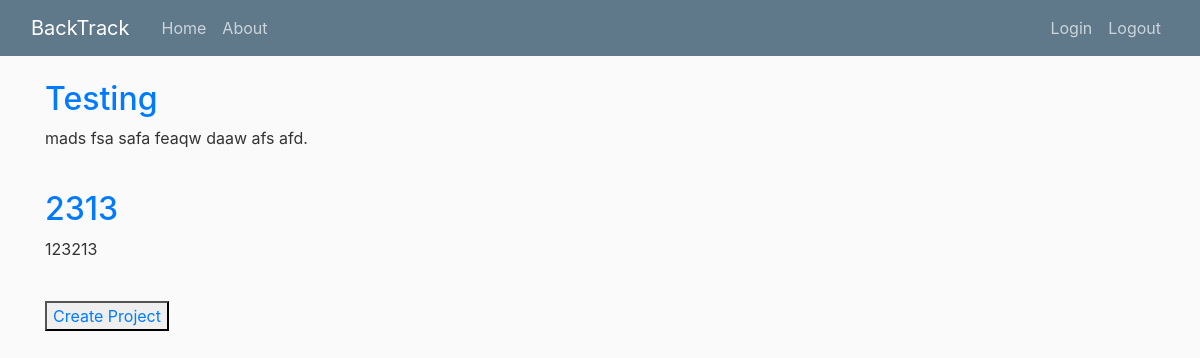
The app's page /, older data.
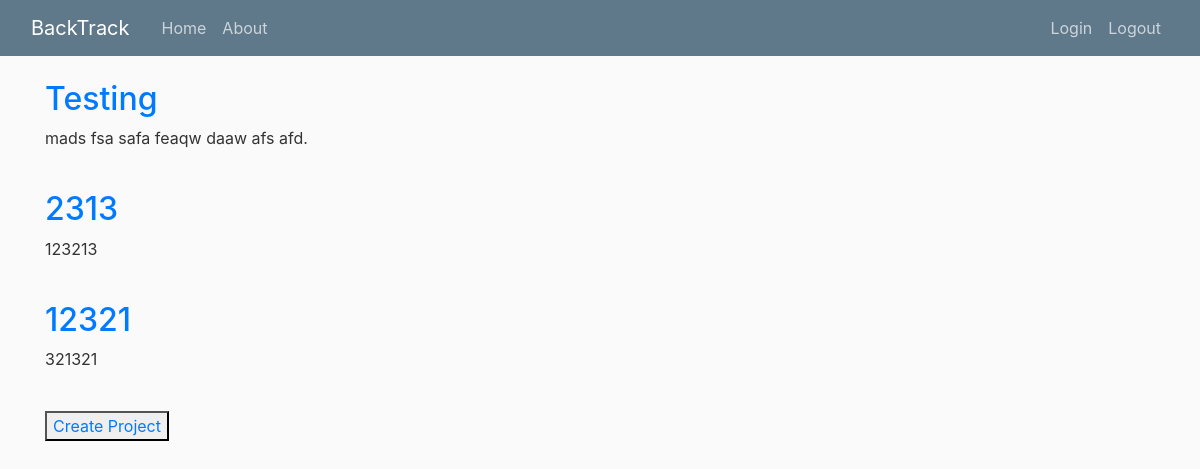
The same page, newer data.
### project/models.py (models this page shows, shortened)
class Project(models.Model):
	title = models.CharField(max_length=20, unique=True)
	details = models.TextField()

### project/views.py (the view)
# urls.py: path('', ProjectListView.as_view(), name='project-home'),
class ProjectListView(ListView):
	model = Project
	template_name = 'project/home.html'
	context_object_name = 'projects'

### templates/project/home.html
{% extends "base_noSidebar.html" %}
{% block content %}
{% for project in projects %}
	<h2><a href="{% url 'productBacklog-home' project.pk %}">{{ project.title }}</a></h2>
	<p align="justify">{{ project.details }}</p>
	<br/>
{% endfor %}
<button><a href="{% url 'project-create' %}">Create Project</a></button>
{% endblock content %}

Row changes from the older to the newer data that the page shows:
added Project: title "12321", details "321321"
